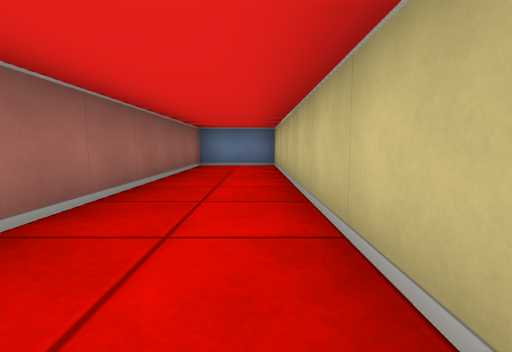
[1] (above)

12 first-person views from a walk through a cub3D level. The camera is about half as high as the walls, tilts 6° down and sees 85° across. The floor is counted in squares. Each view is taken from the middle of a square. On the plan, view 1 faces up. The plan holds only what a view shows up to about 9 squares ahead; the rest is blank.

[2]
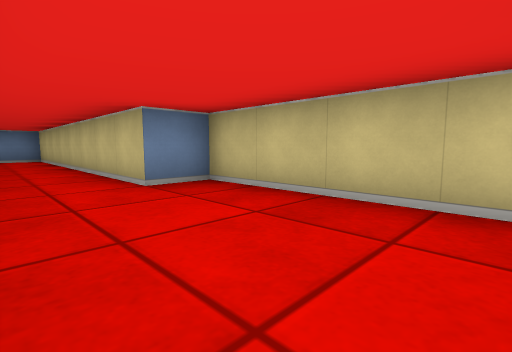

[3]
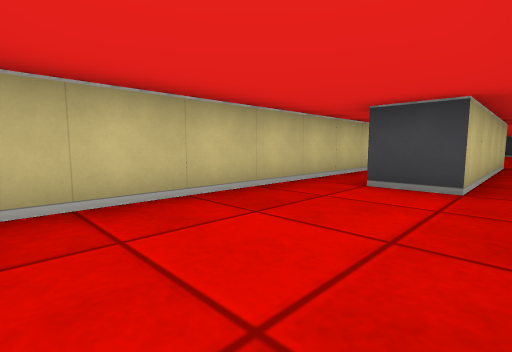

[4]
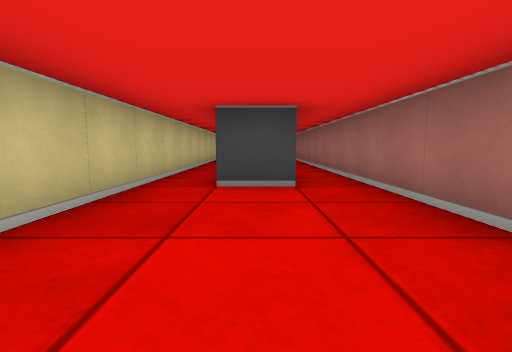

[5]
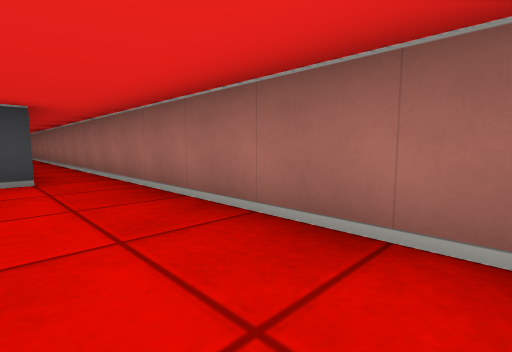

[6]
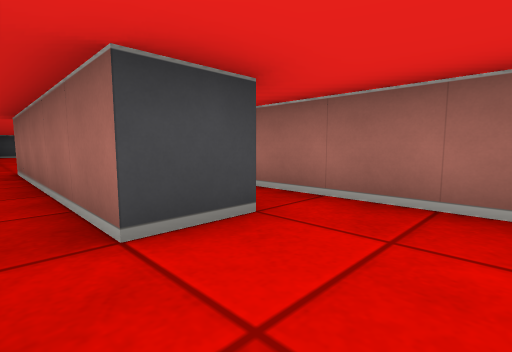

[7]
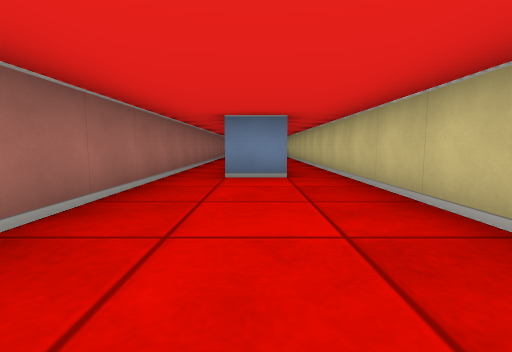

[8]
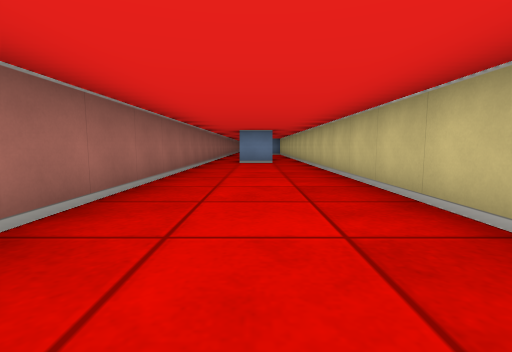

[9]
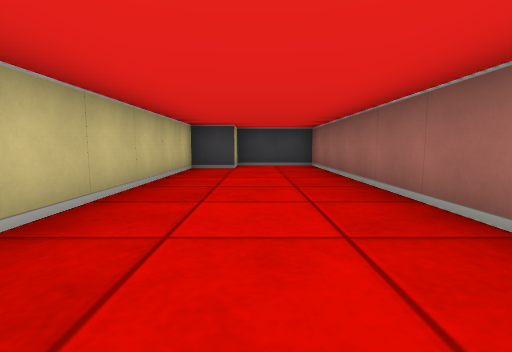

[10]
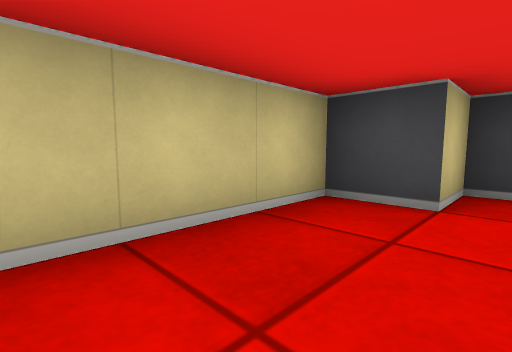

[11]
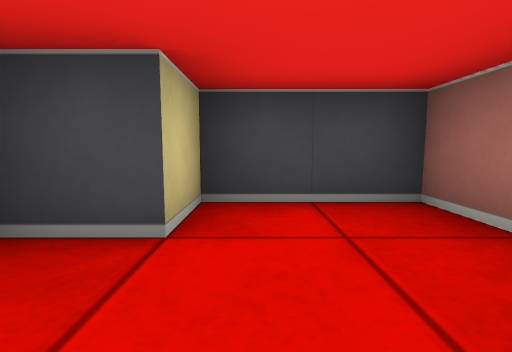

[12]
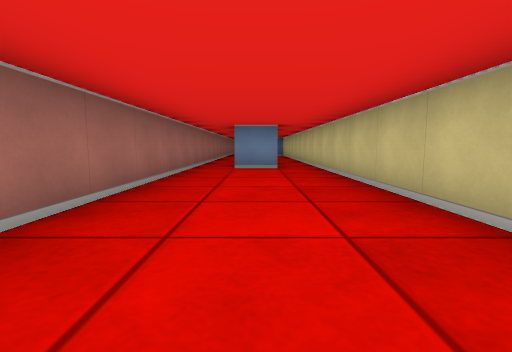

### Floor plan
Points are (right, up) in squares from view 1. A wall is a line through its corners. A room is listed if a view was taken in it or the views show most of it. See-through windows are left out.
Room 1 (views 1, 2, 3, 4, 5, 6)
walls: (-1.5, 0) (-1.5, -9.5); (-0.5, -9.5) (-0.5, -4.5) (0.5, -4.5) (0.5, -9.5); (1.5, -9.5) (1.5, -0.5) (0.5, -0.5) (0.5, 7.5) (-1.5, 7.5) (-1.5, 1.5)
ways out: opening at (0, -9) to room 2
Room 2 (views 7, 8, 9, 10, 11, 12)
walls: (0.5, -9.5) (-0.5, -9.5); (-1.5, -9.5) (-1.5, -19.5) (0.5, -19.5) (0.5, -18.5) (1.5, -18.5) (1.5, -9.5)
ways out: opening at (0, -9) to room 1

Positions as (right, up) in squares from view 1, and headings:
1: (0, 0), facing up
2: (-1, -4), facing up-right
3: (-1, -1), facing down-right
4: (0, -1), facing down
5: (0, 0), facing down-left
6: (1, -3), facing down-left
7: (0, -14), facing up
8: (0, -18), facing up
9: (0, -12), facing down
10: (0, -16), facing down-right
11: (0, -17), facing down
12: (0, -16), facing up
